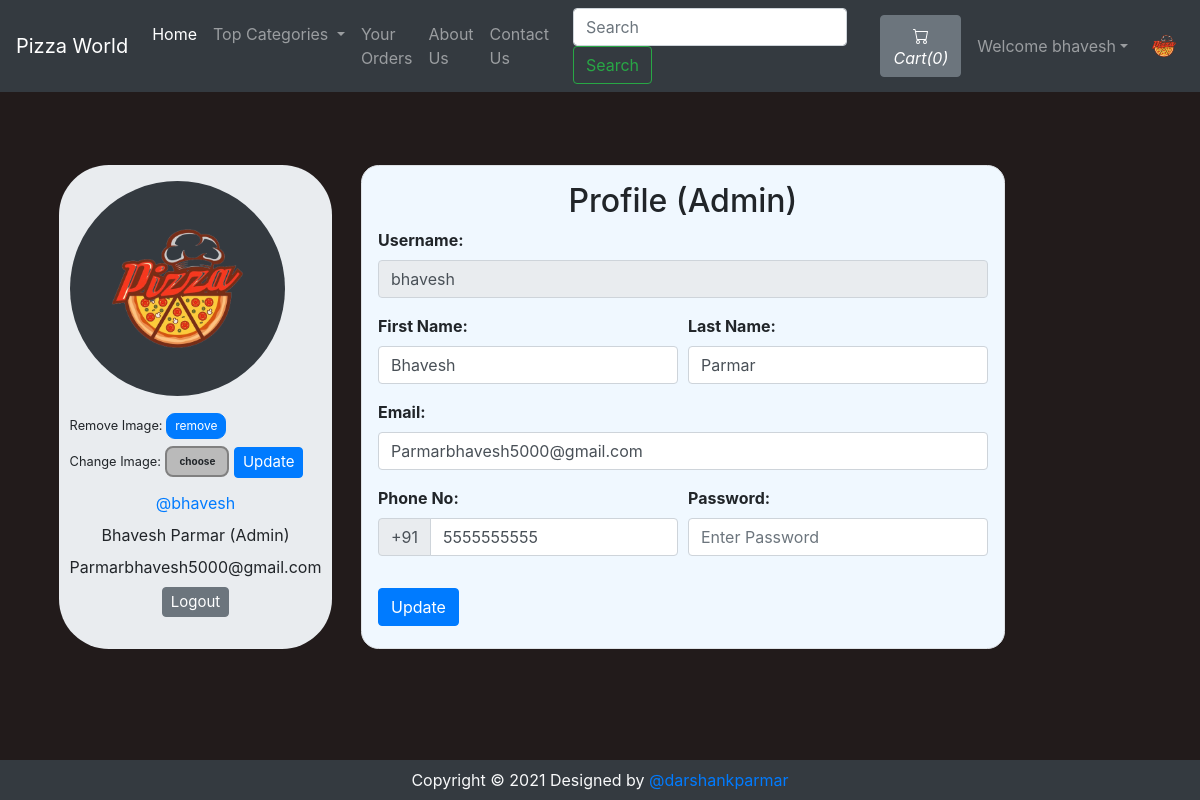
The page /viewProfile.php (signed in) on the database its author committed.
### tables this page shows
CREATE TABLE `sitedetail` (
  `tempId` int(11) NOT NULL,
  `systemName` varchar(21) NOT NULL,
  `email` varchar(35) NOT NULL,
  `contact1` bigint(21) NOT NULL,
  `contact2` bigint(21) DEFAULT NULL COMMENT 'Optional',
  `address` text NOT NULL,
  `dateTime` datetime NOT NULL DEFAULT current_timestamp()
);

CREATE TABLE `users` (
  `id` int(21) NOT NULL,
  `username` varchar(21) NOT NULL,
  `firstName` varchar(21) NOT NULL,
  `lastName` varchar(21) NOT NULL,
  `email` varchar(35) NOT NULL,
  `phone` bigint(20) NOT NULL,
  `userType` enum('0','1') NOT NULL DEFAULT '0' COMMENT '0=user\r\n1=admin',
  `password` varchar(255) NOT NULL,
  `joinDate` datetime NOT NULL DEFAULT current_timestamp()
);

### viewProfile.php (the view, shortened to what this page needs)
<!DOCTYPE HTML>
<html lang="en">
<head>
<link rel="stylesheet" href="https://stackpath.bootstrapcdn.com/bootstrap/4.2.1/css/bootstrap.min.css">
<link rel="stylesheet" href="https://stackpath.bootstrapcdn.com/bootstrap/4.3.1/css/bootstrap.min.css">
<link rel="stylesheet" href="https://use.fontawesome.com/releases/v5.7.2/css/all.css">
</head>
<body>
    <?php include 'partials/_dbconnect.php';?>
    <?php require 'partials/_nav.php' ?>
    <?php
        if($loggedin) {
    ?>
    <div class="container">
        <?php
            $sql = "SELECT * FROM users WHERE id='$userId'";
            $result = mysqli_query($conn, $sql);
            $row=mysqli_fetch_assoc($result);
            $username = $row['username'];
            $firstName = $row['firstName'];
            $lastName = $row['lastName'];
            $email = $row['email'];
            $phone = $row['phone'];
            $userType = $row['userType'];
            if($userType == 0) {
                $userType = "User";
            }
            else {
                $userType = "Admin";
            }
        ?>
        <div class="row">
            <div class="jumbotron p-3 mb-3" style="display: flex;justify-content: center;width: 28%;border-radius: 50px;margin: 0 auto;">
                <div class="user-info">
                    <img class="rounded-circle mb-3 bg-dark" src="img/person-<?php echo $userId; ?>.jpg" onError="this.src = 'img/profilePic.jpg'" style="width:215px;height:215px;padding:1px;">
                    <form action="partials/_manageProfile.php" method="POST">
                        <small>Remove Image: </small><button type="submit" class="btn btn-primary" name="removeProfilePic" style="font-size: 12px;padding: 3px 8px;border-radius: 9px;">remove</button>
                    </form>
                    <form action="partials/_manageProfile.php" method="POST" enctype="multipart/form-data" style="margin-top: 7px;">
                        <div class="upload-btn-wrapper">
                            <small>Change Image:</small>
                            <button class="btn upload">choose</button>
                        </div>
                        <button type="submit" name="updateProfilePic" class="btn btn-primary" style="margin-top: -20px;font-size: 15px;padding: 3px 8px;">Update</button>
                    </form>
                    <ul class="meta list list-unstyled" style="text-align:center;">
                        <li class="username my-2"><a href="viewProfile.php">@<?php echo $username ?></a></li>
                        <li class="name"><?php echo $firstName." ".$lastName; ?>
                            <label class="label label-info">(<?php echo $userType ?>)</label>
                        </li>
                        <li class="email"><?php echo $email ?></li>
                        <li class="my-2"><a href="partials/_logout.php"><button class="btn btn-secondary" style="font-size: 15px;padding: 3px 8px;">Logout</button></a></li>
                    </ul>
                </div>
            </div>
            <div class="content-panel mb-3" style="display: flex;justify-content: center;">
                <div class="border p-3" style="border: 2px solid rgba(0, 0, 0, 0.1);border-radius: 1.1rem;background-color: aliceblue;">
                    <h2 class="title text-center">Profile<span class="pro-label label label-warning"> (<?php echo $userType ?>)</span></h2>
                    <form action="partials/_manageProfile.php" method="post">
                        <div class="form-group">
                            <b><label for="username">Username:</label></b>
                            <input class="form-control" id="username" name="username" type="text" disabled value="<?php echo $username ?>">
                        </div>
                        <div class="form-row">
                        <div class="form-group col-md-6">
                            <b><label for="firstName">First Name:</label></b>
                            <input type="text" class="form-control" id="firstName" name="firstName" placeholder="First Name" required value="<?php echo $firstName ?>">
                        </div>
                        <div class="form-group col-md-6">
                            <b><label for="lastName">Last Name:</label></b>
                            <input type="text" class="form-control" id="lastName" name="lastName" placeholder="Last name" required value="<?php echo $lastName ?>">
                        </div>
                        </div>
                        <div class="form-group">
                            <b><label for="email">Email:</label></b>
                            <input type="email" class="form-control" id="email" name="email" placeholder="Enter Your Email" required value="<?php echo $email ?>">
                        </div>
                        <div class="form-row">
                            <div class="form-group  col-md-6">
                                <b><label for="phone">Phone No:</label></b>
                                <div class="input-group mb-3">
                                    <div class="input-group-prepend">
                                        <span class="input-group-text" id="basic-addon">+91</span>
                                    </div>
                                    <input type="tel" class="form-control" id="phone" name="phone" placeholder="Enter Your Phone Number" required pattern="[0-9]{10}" maxlength="10" value="<?php echo $phone ?>">
                                </div>
                            </div>
                            <div class="form-group  col-md-6">
                                <b><label for="password">Password:</label></b>
                                <input class="form-control" id="password" name="password" placeholder="Enter Password" type="password" required minlength="4" maxlength="21" data-toggle="password">
                            </div>
                        </div>
                        <button type="submit" name="updateProfileDetail" class="btn btn-primary">Update</button>
                    </form>
                </div>
            </div>
        </div>
    </div>
    <?php
        }
    ?>
    <?php require 'partials/_footer.php' ?>
</body>
</html>

### partials/_nav.php (shortened to what this page needs)
<?php
if(isset($_SESSION['loggedin']) && $_SESSION['loggedin']==true){
  $loggedin= true;
  $userId = $_SESSION['userId'];
  $username = $_SESSION['username'];
}
else{
  $loggedin = false;
  $userId = 0;
}
$sql = "SELECT * FROM `sitedetail`";
$result = mysqli_query($conn, $sql);
$row = mysqli_fetch_assoc($result);
$systemName = $row['systemName'];
echo '<nav class="navbar navbar-expand-lg navbar-dark bg-dark">
      <a class="navbar-brand" href="index.php">'.$systemName.'</a>
      <button class="navbar-toggler" type="button" data-toggle="collapse" data-target="#navbarSupportedContent" aria-controls="navbarSupportedContent" aria-expanded="false" aria-label="Toggle navigation">
        <span class="navbar-toggler-icon"></span>
      </button>
      <div class="collapse navbar-collapse" id="navbarSupportedContent">
        <ul class="navbar-nav mr-auto">
          <li class="nav-item active">
            <a class="nav-link" href="index.php">Home <span class="sr-only">(current)</span></a>
          </li>
          <li class="nav-item dropdown">
            <a class="nav-link dropdown-toggle" href="#" id="navbarDropdown" role="button" data-toggle="dropdown" aria-haspopup="true" aria-expanded="false">
              Top Categories
            </a>
            <div class="dropdown-menu" aria-labelledby="navbarDropdown">';
            echo '</div>
          </li>
          <li class="nav-item">
            <a class="nav-link" href="viewOrder.php">Your Orders</a>
          </li>
          <li class="nav-item">
            <a class="nav-link" href="about.php">About Us</a>
          </li>
          <li class="nav-item">
            <a class="nav-link" href="contact.php">Contact Us</a>
          </li>
        </ul>
        <form method="get" action="/OnlinePizzaDelivery/search.php" class="form-inline my-2 my-lg-0 mx-3">
          <input class="form-control mr-sm-2" type="search" name="search" id="search" placeholder="Search" aria-label="Search" required>
          <button class="btn btn-outline-success my-2 my-sm-0" type="submit">Search</button>
        </form>';
        $countsql = "SELECT SUM(`itemQuantity`) FROM `viewcart` WHERE `userId`=$userId";
        $countresult = mysqli_query($conn, $countsql);
        $countrow = mysqli_fetch_assoc($countresult);
        $count = $countrow['SUM(`itemQuantity`)'];
        if(!$count) {
          $count = 0;
        }
        echo '<a href="viewCart.php"><button type="button" class="btn btn-secondary mx-2" title="MyCart">
          <svg xmlns="img/cart.svg" width="16" height="16" fill="currentColor" class="bi bi-cart" viewBox="0 0 16 16">
            <path d="M0 1.5A.5.5 0 0 1 .5 1H2a.5.5 0 0 1 .485.379L2.89 3H14.5a.5.5 0 0 1 .491.592l-1.5 8A.5.5 0 0 1 13 12H4a.5.5 0 0 1-.491-.408L2.01 3.607 1.61 2H.5a.5.5 0 0 1-.5-.5zM3.102 4l1.313 7h8.17l1.313-7H3.102zM5 12a2 2 0 1 0 0 4 2 2 0 0 0 0-4zm7 0a2 2 0 1 0 0 4 2 2 0 0 0 0-4zm-7 1a1 1 0 1 1 0 2 1 1 0 0 1 0-2zm7 0a1 1 0 1 1 0 2 1 1 0 0 1 0-2z"/>
          </svg>
          <i class="bi bi-cart">Cart(' .$count. ')</i>
        </button></a>';
        if($loggedin){
          echo '<ul class="navbar-nav mr-2">
            <li class="nav-item dropdown">
              <a class="nav-link dropdown-toggle" href="#" id="navbarDropdown" role="button" data-toggle="dropdown"> Welcome ' .$username. '</a>
              <div class="dropdown-menu" aria-labelledby="navbarDropdown">
                <a class="dropdown-item" href="partials/_logout.php">Logout</a>
              </div>
            </li>
          </ul>
          <div class="text-center image-size-small position-relative">
            <a href="viewProfile.php"><img src="img/person-' .$userId. '.jpg" class="rounded-circle" onError="this.src = \'img/profilePic.jpg\'" style="width:40px; height:40px"></a>
          </div>';
        }
        else {
          echo '
          <button type="button" class="btn btn-success mx-2"  data-toggle="modal" data-target="#loginModal">Login</button>
          <button type="button" class="btn btn-success mx-2"  data-toggle="modal" data-target="#signupModal">SignUp</button>';
        }
  echo '</div>
    </nav>';
?>

### viewProfile.php (style rules this page uses)
body { background-color: #221b1b; }
.row { margin-right: 150px; margin-top: 73px; }
.upload-btn-wrapper { position: relative; overflow: hidden; display: inline-block; }
button.btn.upload { border: 2px solid gray; background-color: #bababa; border-radius: 8px; font-size: 10px; font-weight: bold; }

### rows shown on the page
sitedetail: systemName "Pizza World"
users: username "bhavesh", firstName "Bhavesh", lastName "Parmar", userType "Admin", email "Parmarbhavesh5000@gmail.com", phone "5555555555"

### other values the page prints
$count "0"
$username "bhavesh"
